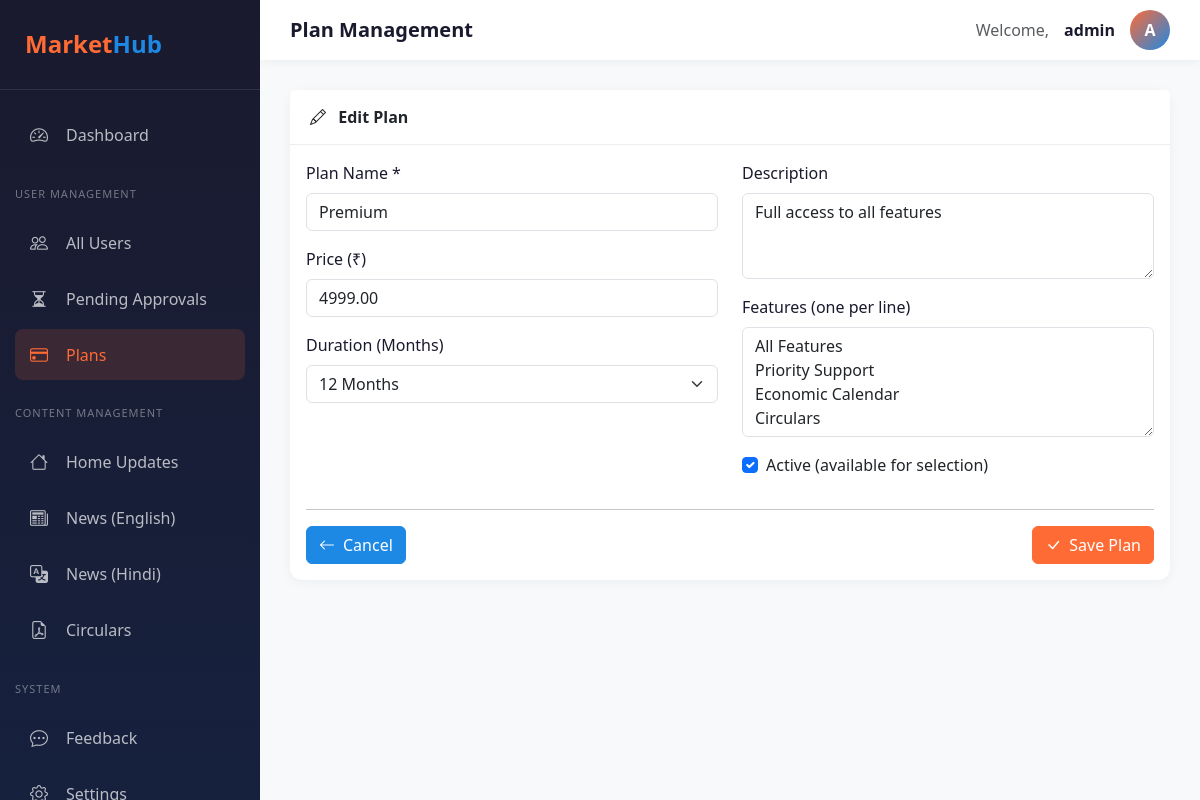
The app's page /pages/plans.php?action=edit&id=3 (signed in) with its own data.
### tables this page shows
CREATE TABLE IF NOT EXISTS plans (
    id INT PRIMARY KEY AUTO_INCREMENT,
    name VARCHAR(100) NOT NULL,
    description TEXT,
    price DECIMAL(10,2) NOT NULL DEFAULT 0.00,
    duration_months INT DEFAULT 1,
    features JSON,
    is_active BOOLEAN DEFAULT TRUE,
    created_at TIMESTAMP DEFAULT CURRENT_TIMESTAMP,
    updated_at TIMESTAMP NULL ON UPDATE CURRENT_TIMESTAMP
);

### config/database.php (called while the page is built, shortened)
<?php
$conn = new mysqli(DB_HOST, DB_USER, DB_PASS, DB_NAME);
$conn->set_charset("utf8mb4");
function db_query($sql, $types = '', $params = []) {
    global $conn;
    $stmt = $conn->prepare($sql);
    if (!empty($types) && !empty($params)) {
        $stmt->bind_param($types, ...$params);
    }
    if (!$stmt->execute()) {
        error_log("Execute failed: " . $stmt->error);
        return false;
    }
    $result = $stmt->get_result();
    return $result !== false ? $result : true;
}
function db_fetch_one($sql, $types = '', $params = []) {
    $result = db_query($sql, $types, $params);
    if ($result && $result instanceof mysqli_result) {
        return $result->fetch_assoc();
    }
    return null;
}

### includes/functions.php (called while the page is built, shortened)
<?php
function e($string) {
    return htmlspecialchars($string ?? '', ENT_QUOTES, 'UTF-8');
}

### pages/plans.php (the view, shortened to what this page needs)
<?php
require_once 'includes/header.php';
$action = $_GET['action'] ?? 'list';
$edit_id = intval($_GET['id'] ?? 0);
$edit_item = null;
if ($action === 'edit' && $edit_id) {
    $edit_item = db_fetch_one("SELECT * FROM plans WHERE id = ?", 'i', [$edit_id]);
}
?>
<?php if ($action === 'add' || $action === 'edit'): ?>
<div class="card">
    <div class="card-header">
        <i class="bi bi-<?= $action === 'edit' ? 'pencil' : 'plus-circle' ?> me-2"></i>
        <?= $action === 'edit' ? 'Edit Plan' : 'Add Plan' ?>
    </div>
    <div class="card-body">
        <form method="POST">
            <div class="row">
                <div class="col-md-6">
                    <div class="mb-3">
                        <label class="form-label">Plan Name *</label>
                        <input type="text" name="name" class="form-control" required
                               value="<?= e($edit_item['name'] ?? '') ?>" placeholder="e.g., Basic, Pro, Premium">
                    </div>
                    <div class="mb-3">
                        <label class="form-label">Price (₹)</label>
                        <input type="number" name="price" class="form-control" step="0.01" min="0"
                               value="<?= e($edit_item['price'] ?? '0') ?>">
                    </div>
                    <div class="mb-3">
                        <label class="form-label">Duration (Months)</label>
                        <select name="duration_months" class="form-select">
                            <?php foreach ([1, 3, 6, 12] as $m): ?>
                            <option value="<?= $m ?>" <?= ($edit_item['duration_months'] ?? 1) == $m ? 'selected' : '' ?>>
                                <?= $m ?> Month<?= $m > 1 ? 's' : '' ?>
                            </option>
                            <?php endforeach; ?>
                        </select>
                    </div>
                </div>
                <div class="col-md-6">
                    <div class="mb-3">
                        <label class="form-label">Description</label>
                        <textarea name="description" class="form-control" rows="3"><?= e($edit_item['description'] ?? '') ?></textarea>
                    </div>
                    <div class="mb-3">
                        <label class="form-label">Features (one per line)</label>
                        <textarea name="features" class="form-control" rows="4" placeholder="Market Updates&#10;Price Alerts&#10;Hindi News"><?php
                            if (isset($edit_item['features'])) {
                                $features = json_decode($edit_item['features'], true);
                                echo e(implode("\n", $features ?? []));
                            }
                        ?></textarea>
                    </div>
                    <div class="form-check mb-3">
                        <input type="checkbox" name="is_active" class="form-check-input" id="is_active"
                               <?= ($edit_item['is_active'] ?? true) ? 'checked' : '' ?>>
                        <label class="form-check-label" for="is_active">Active (available for selection)</label>
                    </div>
                </div>
            </div>
            <hr>
            <div class="d-flex justify-content-between">
                <a href="plans.php" class="btn btn-secondary"><i class="bi bi-arrow-left me-2"></i>Cancel</a>
                <button type="submit" class="btn btn-primary"><i class="bi bi-check-lg me-2"></i>Save Plan</button>
            </div>
        </form>
    </div>
</div>
<?php endif; ?>
<?php require_once 'includes/footer.php'; ?>

### assets/css/style.css (style rules this page uses)
:root { --primary-orange: #FF6B35; --primary-orange-dark: #E55A28; --secondary-blue: #1E88E5; --secondary-blue-dark: #1565C0; --bg-dark: #1A1A2E; --bg-light: #F8F9FA; --card-bg: #FFFFFF; --text-primary: #1A1A2E; --text-secondary: #6C757D; --success: #4CAF50; --warning: #FFC107; --danger: #F44336; --sidebar-width: 260px; --navbar-height: 60px; }
body { font-family: 'Segoe UI', Tahoma, Geneva, Verdana, sans-serif; background-color: var(--bg-light); color: var(--text-primary); }
a { text-decoration: none; color: var(--primary-orange); }
.card { border: none; border-radius: 12px; box-shadow: 0 2px 12px rgba(0, 0, 0, 0.05); }
.card-header { background: var(--card-bg); border-bottom: 1px solid #eee; padding: 15px 20px; font-weight: 600; }
.btn-primary { background: var(--primary-orange); border-color: var(--primary-orange); }
.btn-secondary { background: var(--secondary-blue); border-color: var(--secondary-blue); }
.form-label { font-weight: 500; color: var(--text-primary); }

### records on screen
plans: name "Premium", price "4999.00", duration_months "12 Months", description "Full access to all features", features "All Features Priority Support Economic Calendar Circulars", is_active "☑"

### other values on screen
$page_title "Plan Management"
current_admin_username() "admin"
substr(current_admin_username(), 0, 1) "A"
